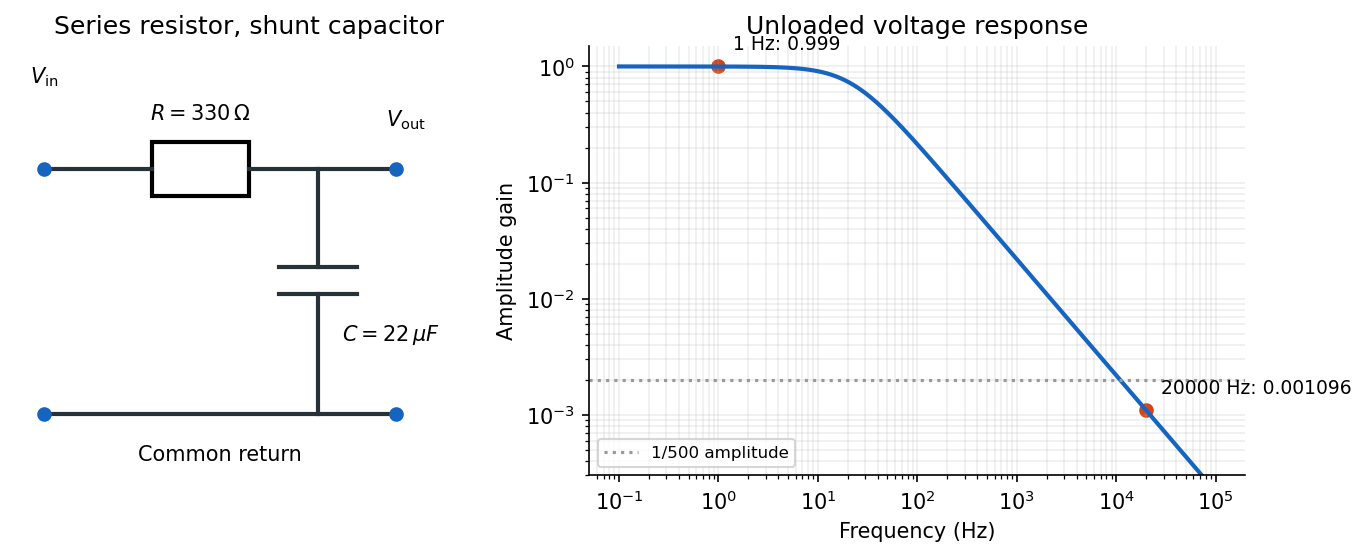

Reproduce this figure in Python.
"""Original explanatory figure. Python 3.14; root pyproject dependencies."""
from pathlib import Path
import numpy as np
import matplotlib
matplotlib.use("Agg")
import matplotlib.pyplot as plt
plt.rcParams.update({"font.size": 10, "axes.spines.top": False, "axes.spines.right": False, "figure.facecolor": "white", "axes.facecolor": "white"})

from matplotlib.patches import Rectangle
fig,(ax,bx)=plt.subplots(1,2,figsize=(9,3.6),gridspec_kw={"width_ratios":[1,1.4]},layout="constrained")
ax.set(xlim=(-.3,4.5),ylim=(-.5,3.0));ax.axis("off")
ax.plot([0,1.1],[2,2],color="#263238",lw=2);ax.add_patch(Rectangle((1.1,1.78),1,.44,fill=False,lw=2));ax.plot([2.1,3.6],[2,2],color="#263238",lw=2)
ax.plot([2.8,2.8],[2,1.2],color="#263238",lw=2)
for y in [1.2,.98]:ax.plot([2.4,3.2],[y,y],color="#263238",lw=2)
ax.plot([2.8,2.8],[.98,0],color="#263238",lw=2);ax.plot([0,3.6],[0,0],color="#263238",lw=2)
ax.scatter([0,0,3.6,3.6],[0,2,0,2],color="#1565c0",zorder=4)
ax.text(1.6,2.4,r"$R=330\,\Omega$",ha="center");ax.text(3.05,.6,r"$C=22\,\mu F$")
ax.text(0,2.7,r"$V_{\rm in}$",ha="center");ax.text(3.7,2.35,r"$V_{\rm out}$",ha="center");ax.text(1.8,-.38,"Common return",ha="center")
ax.set_title("Series resistor, shunt capacitor")
f=np.geomspace(.1,1e5,700);gain=1/np.sqrt(1+(2*np.pi*f*330*22e-6)**2)
bx.loglog(f,gain,color="#1565c0",lw=2)
for f0 in [1,20000]:
 g=1/np.sqrt(1+(2*np.pi*f0*330*22e-6)**2);bx.scatter([f0],[g],color="#d84315");bx.annotate(f"{f0:g} Hz: {g:.4g}",(f0,g),xytext=(7,8),textcoords="offset points",fontsize=9)
bx.axhline(1/500,color="#999",ls=":",label="1/500 amplitude")
bx.set(xlabel="Frequency (Hz)",ylabel="Amplitude gain",title="Unloaded voltage response",ylim=(3e-4,1.5));bx.grid(alpha=.2,which="both");bx.legend(loc="lower left",fontsize=8)

fig.savefig(Path(__file__).stem + ".png", dpi=150, facecolor="white", bbox_inches="tight")
plt.close(fig)
